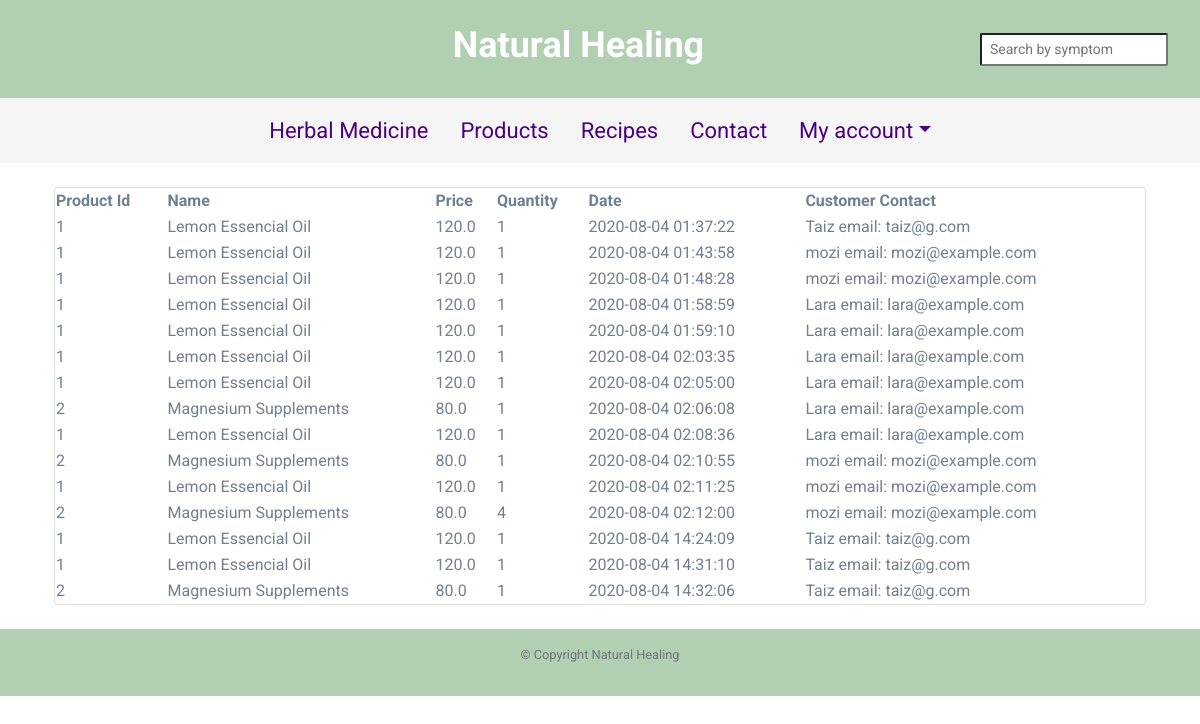
The app's page /sales (signed in), older data.
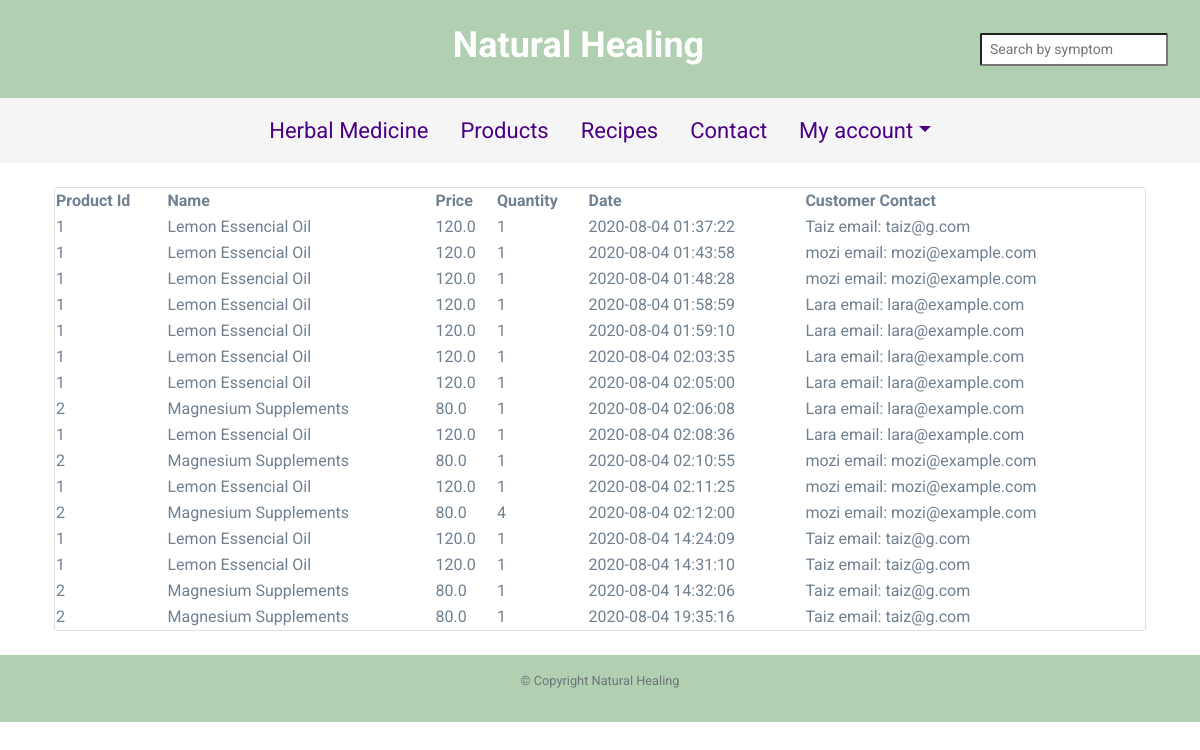
The same page, newer data.
### tables this page shows
CREATE TABLE 'products' (
                    'id' INTEGER PRIMARY KEY AUTOINCREMENT NOT NULL,
					'img' text,
                    'title' text NOT NULL,
					'description' text NOT NULL,
                    'user_id' INTEGER NOT NULL,
                    'category_id' INTEGER NOT NULL, 'price' REAL, "quantity" INTEGER DEFAULT  10,
					FOREIGN KEY (category_id) REFERENCES category(id)
					FOREIGN KEY (user_id) REFERENCES users(id)
					);

CREATE TABLE 'sales' (
                    'id' INTEGER PRIMARY KEY AUTOINCREMENT NOT NULL,
                    'product_id' INTEGER NOT NULL,
					'user_id' INTEGER NOT NULL,
                    'quantity' INTEGER NOT NULL,
                    'created_at' DATETIME NOT NULL DEFAULT CURRENT_TIMESTAMP,
					FOREIGN KEY (product_id) REFERENCES products(id),
					FOREIGN KEY (user_id) REFERENCES users(id)
					);

CREATE TABLE 'users' (
                    'id' INTEGER PRIMARY KEY AUTOINCREMENT NOT NULL,
                    'name' text NOT NULL,
                    'email' text UNIQUE NOT NULL,
                    'hash' text NOT NULL,
                    'status', text NOT NULL DEFAULT "client",
                    'created_at' DATETIME NOT NULL DEFAULT CURRENT_TIMESTAMP );

### app.py (the view)
@app.route("/sales")
@login_required
def sales():
    try:
        cur.execute("SELECT products.id,products.title, products.price,sales.quantity,sales.created_at, users.name, users.email, users.status FROM sales JOIN products ON products.id = sales.product_id JOIN users ON sales.user_id = users.id WHERE products.id = sales.product_id ")
        sales = cur.fetchall()
        user_id = [session["user_id"]]
        cur.execute("SELECT status FROM users WHERE id = (?)", user_id)
        status = cur.fetchall()
        status = status[0][0]
        if status == "company":
            return render_template("product/sales.html", sales = sales, nrs = len(sales))
        else:
            return redirect("/products/cart")
    except Exception as error:
        print(error)
        return redirect("/products")

### app.py (called while the page is built)
@app.after_request
def after_request(response):
    response.headers["Cache-Control"] = "no-cache, no-store, must-revalidate"
    response.headers["Expires"] = 0
    response.headers["Pragma"] = "no-cache"
    return response

### utils.py (called while the page is built)
def login_required(f):
    @wraps(f)
    def decorated_function(*args, **kwargs):
        if session.get("user_id") is None:
            return redirect("/login")
        return f(*args, **kwargs)
    return decorated_function

### templates/product/sales.html (shortened to what this page needs)
{% extends "layout.html" %}
{% block main %}
<div class="card table-container">
        <table width="100%">
    <thead>
        <tr>
            <th>Product Id</th>
            <th>Name</th>
            <th>Price</th>
            <th>Quantity</th>
            <th>Date</th>
            <th>Customer Contact</th>
        </tr>
    </thead>
    <tbody>
    {%for i in range (nrs) %}
        <tr>
            <td>{{sales[i][0]}}</td>
            <td >{{sales[i][1]}}</td>
            <td >{{sales[i][2]}}</td>
            <td >{{sales[i][3]}}</td>
            <td >{{sales[i][4]}}</td>
            <td ><span>{{sales[i][5]}} email: </span>{{sales[i][6]}} </td>
        </tr>
    {%endfor%}
        </tbody>
    </table>
</div>
{% endblock %}

### templates/layout.html (shortened to what this page needs)
<!DOCTYPE html>
<html lang="en">
    <head>
        <link href="https://maxcdn.bootstrapcdn.com/bootstrap/4.1.3/css/bootstrap.min.css" rel="stylesheet">
        <link href="/static/styles.css" rel="stylesheet">
    </head>
    <body>
        <header>
            <div class="cont">
                <a href="/">
                    <div class="logo">
                        <h1>Natural Healing</h1>
                    </div>
                </a>
                <form class= "search" method="GET" action="/products/search">
                    <input
                        type="text"
                        name="filter"
                        placeholder= "Search by symptom"
                              value=""
                        >
                </form>
            </div>
        </header>
        <ul class="nav justify-content-center">
            <li class="nav-item">
              <a class="nav-link" href="#">Herbal Medicine</a>
            </li>
            <li class="nav-item">
              <a class="nav-link" href="/products">Products</a>
            </li>
            <li class="nav-item">
                <a class="nav-link" href="/recipes">Recipes</a>
              </li>
            <li class="nav-item">
                <a class="nav-link" href="mailto:natural_healing@example.com">Contact</a>
              </li>
            <li class="nav-item dropdown">
                <a class="nav-link dropdown-toggle" data-toggle="dropdown" href="#" role="button" aria-haspopup="true" aria-expanded="false">My account</a>
                </li>
          </ul>
        <main class="container p-4">
            {% block main %}{% endblock %}
        </main>
        <footer class="small text-center text-muted">
            <p>&copy; Copyright Natural Healing</p>
        </footer>
    </body>
</html>

### static/styles.css (style rules this page uses)
body { font-family: 'Roboto', sans-serif; }
footer { margin-top: auto; }
header, footer { background-color: rgba(159, 197, 159, 0.808); color: white; font-weight: bold; width: 100%; padding: 22px 0; text-align: center; }
footer { padding: 16px 0; }
header div.cont { display: grid; grid-template-columns: 1fr 220px ; align-items: center; grid-gap: 20px; }
header div.cont a { justify-self: center; }
.cont a { text-decoration: none; }
.logo { margin-right: -197px }
.logo h1 { color: white; font-size: 36px; line-height: 46px; font-weight: bold; align-self: center; padding: 0 18px; }
.search { margin-right: 32px; }
.search input { width: 100%; padding: 4px 8px; border-radius: 2px; font-size: 14px; }
.nav.justify-content-center { background-color:whitesmoke; width: 100%; padding: 8px 0; font-size: 22px; text-align: center; justify-content: space-around; border-top: rgba(162, 199, 162, 0.808); }
a.nav-link { color: indigo; }
.card, .col-md-8 .card-body { color: slategrey; }

Row changes from the older to the newer data that the page shows:
added sales: quantity "1", created_at "2020-08-04 19:35:16"
Text that changed along with them:
new list line: "2 Magnesium Supplements 80.0"
new list line: "Taiz taiz@g.com"
new list line: "email:"
